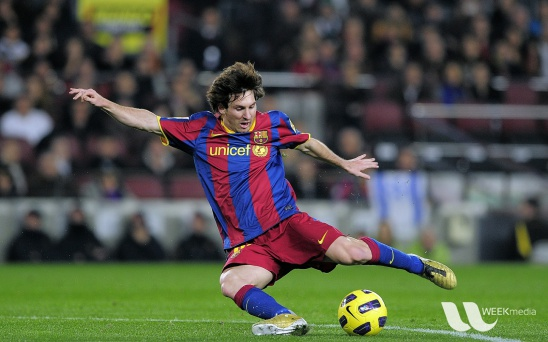
#> input picture photo_video/messi5.jpg, 548 x 342 px
$ python ex23.py   (older library calls are emulated)
#> lines starting #> are read from the running program, lines starting #| are printed output that depends on the picture
import cv2
import numpy as np
from matplotlib import pyplot as plt

# 灰階
img = cv2.imread("photo_video/messi5.jpg", cv2.IMREAD_GRAYSCALE)
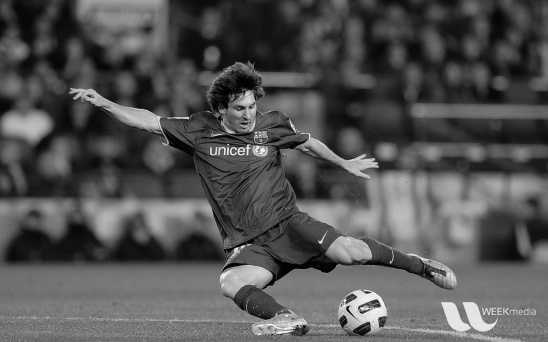
#> img: shape (342, 548); min 0, max 253, mean 83.3

# Laplacian算子 -> 圖像中的邊緣區域，像素值會發生“跳躍”，對這些像素求導
# 先用 Sobel 算子計算二階x和y導數，再求和
# dst = cv2.Laplacian(src, ddepth[, dst[, ksize[, scale[, delta[, borderType]]]]])
# cv2.CV_64F 表示 64 位浮點數即 64float
# ksize是算子的大小，必須為1、3、5、7。默認為1。
lap = cv2.Laplacian(img, cv2.CV_64F, ksize=3)
lap = np.uint8(np.absolute(lap))

# dst = cv2.Sobel(src, ddepth, dx, dy[, dst[, ksize[, scale[, delta[, borderType]]]]])
# 利用Sobel算子進行圖像梯度計算
sobelX = cv2.Sobel(img, cv2.CV_64F, 1, 0)
sobelY = cv2.Sobel(img, cv2.CV_64F, 0, 1)
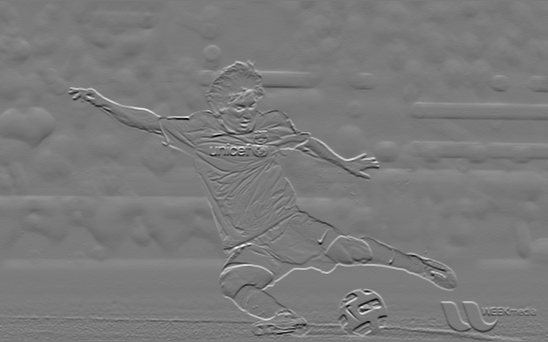
#> sobelY: shape (342, 548) float64; min -796, max 855, mean 1.3; drawn with min black and max white

sobelX = np.uint8(np.absolute(sobelX))
sobelY = np.uint8(np.absolute(sobelY))

# -------------------------------- #

# dst=cv2.Scharr(src,ddpetph,dx,dy)
ScharrX = cv2.Scharr(img, cv2.CV_64F, 1, 0)
ScharrY = cv2.Scharr(img, cv2.CV_64F, 0, 1)

ScharrX = np.uint8(np.absolute(ScharrX))
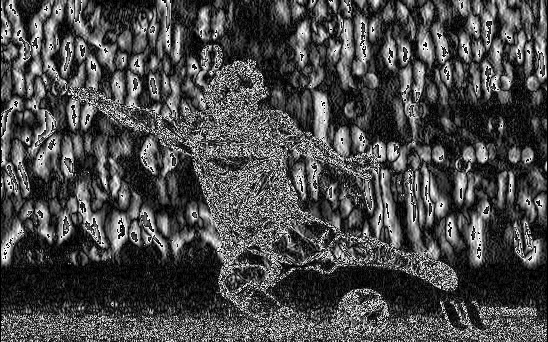
#> ScharrX: shape (342, 548); min 0, max 255, mean 73.7
ScharrY = np.uint8(np.absolute(ScharrY))
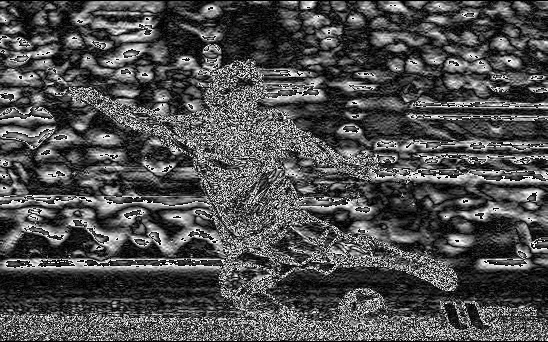
#> ScharrY: shape (342, 548); min 0, max 255, mean 78.9

# -------------------------------- #
# sobel 與 scharr 大小一樣，因此計算量一樣
# scharr 算子可以計算出更小的梯度變化，也因臨近像素的權重更大，故精準度更高
# -------------------------------- #

sobelCombined_1 = cv2.bitwise_or(sobelX, sobelY)
sobelCombined_2 = cv2.addWeighted(sobelX, 0.5, sobelY, 0.5, 0)
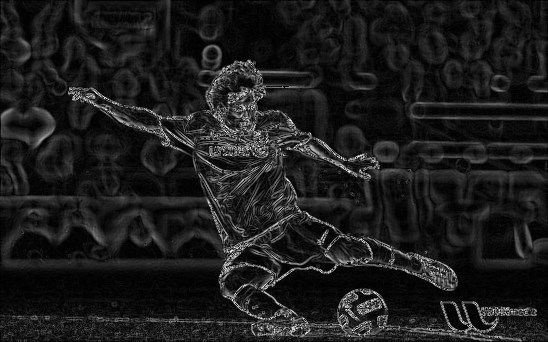
#> sobelCombined_2: shape (342, 548); min 0, max 247, mean 28.6

Scharr_1 = cv2.bitwise_or(ScharrX, ScharrY)
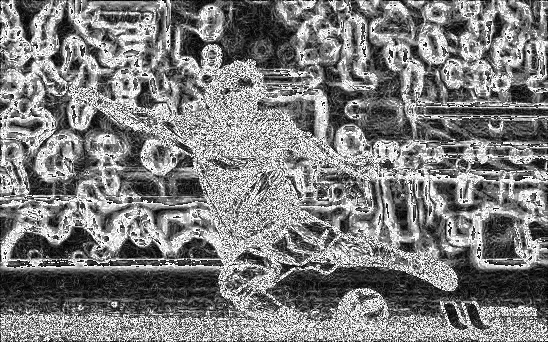
#> Scharr_1: shape (342, 548); min 0, max 255, mean 124.4
Scharr_2 = cv2.addWeighted(ScharrX, 0.5, ScharrY, 0.5, 0)
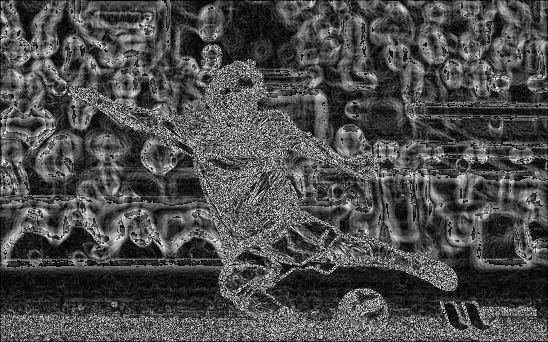
#> Scharr_2: shape (342, 548); min 0, max 253, mean 76.3

titles = ['sobel_bitwise_or', 'sobel_addWeighted', 'Scharr_bitwise_or', 'Scharr_addWeighted']
images = [sobelCombined_1, sobelCombined_2, Scharr_1, Scharr_2]
for i in range(4):
   plt.subplot(2, 2, i+1), plt.imshow(images[i], 'gray')
   plt.title(titles[i])
   plt.xticks([]),plt.yticks([])
plt.show()

# [12 lines of commented-out code are left out]
cv2.imshow('sobel_bitwise_or', sobelCombined_1)
cv2.imshow('sobel_addWeighted', sobelCombined_2)
cv2.imshow('Scharr_bitwise_or', Scharr_1)
cv2.imshow('Scharr_addWeighted', Scharr_2)

cv2.waitKey(0)
cv2.destroyAllWindows()

$ run again, with photo_video/apple.jpg copied over photo_video/messi5.jpg
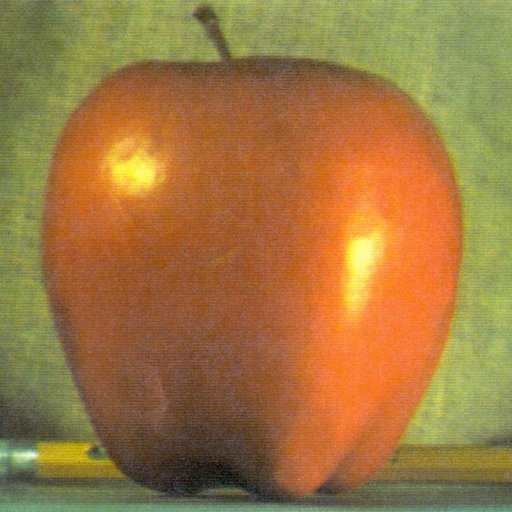
#> input picture photo_video/apple.jpg, 512 x 512 px
#> `Scharr_1 = cv2.bitwise_or(ScharrX, ScharrY)`:
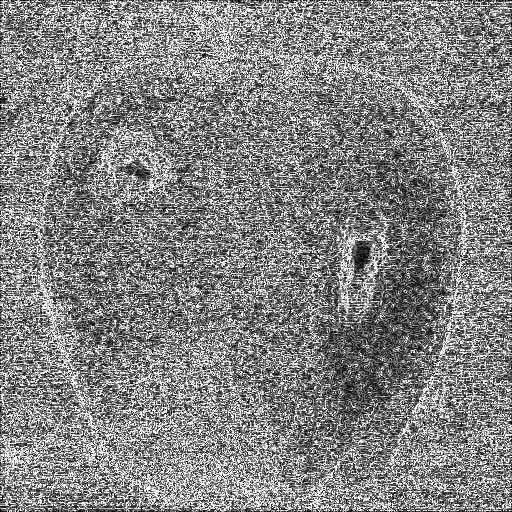
#> Scharr_1: shape (512, 512); min 0, max 255, mean 131.4
#> `Scharr_2 = cv2.addWeighted(ScharrX, 0.5, ScharrY, 0.5, 0)`:
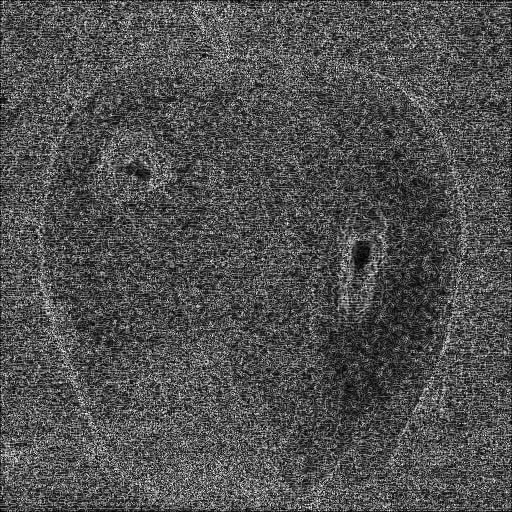
#> Scharr_2: shape (512, 512); min 0, max 254, mean 79.6
